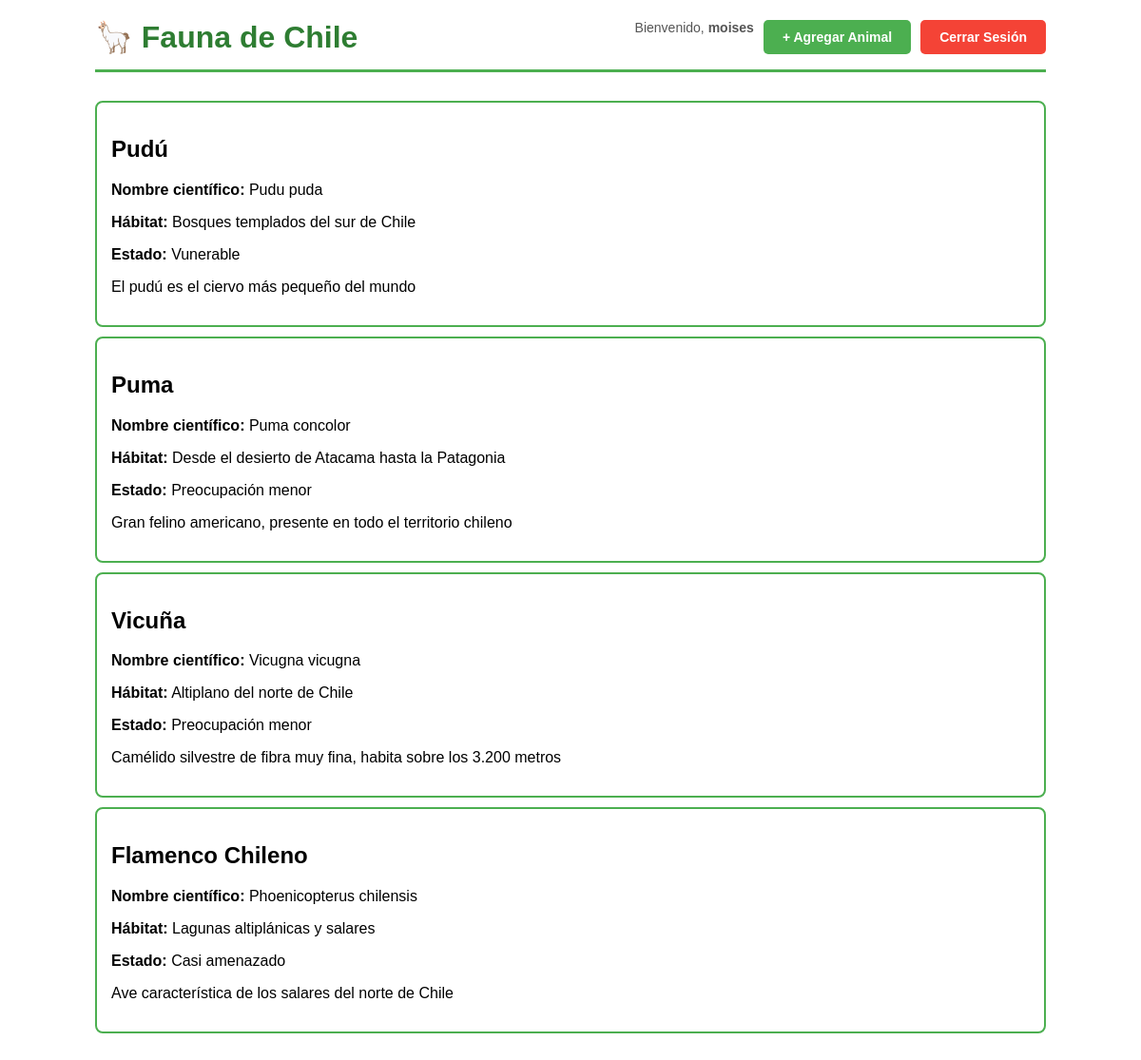
The app's page / (signed in) with its own data.
### animales/models.py (models this page shows, shortened)
class Animal(models.Model):
    nombre = models.CharField(max_length=100)
    nombre_cientifico = models.CharField(max_length=150)
    habitat = models.CharField(max_length=200)
    estado_conservacion = models.CharField(max_length=50)
    descripcion = models.TextField()
    imagen_url = models.URLField(blank=True)

### animales/views.py (the view)
# urls.py: path('', views.lista_animales, name='lista_animales'),
def lista_animales(request):
    animales = Animal.objects.all()
    return render(request, 'animales/lista_animales.html', {'animales': animales})

### animales/templates/animales/lista_animales.html (shortened to what this page needs)
<!DOCTYPE html>
<html lang="es">
<head>
</head>
<body>
    <div class="header">
        <h1>🦙 Fauna de Chile</h1>
        <div class="auth-buttons">
            {% if user.is_authenticated %}
                <span class="user-info">Bienvenido, <strong>{{ user.username }}</strong></span>
                <a href="{% url 'agregar_animal' %}" class="btn btn-add">+ Agregar Animal</a>
                <form method="post" action="{% url 'logout' %}" style="margin: 0;">
                    <button type="submit" class="btn btn-logout">Cerrar Sesión</button>
                </form>
            {% else %}
                <a href="{% url 'login' %}" class="btn btn-login">Iniciar Sesión</a>
            {% endif %}
        </div>
    </div>
    {% if animales %}
        {% for animal in animales %}
        <div class="animal">
            <h2>{{ animal.nombre }}</h2>
            <p><strong>Nombre científico:</strong> {{ animal.nombre_cientifico }}</p>
            <p><strong>Hábitat:</strong> {{ animal.habitat }}</p>
            <p><strong>Estado:</strong> {{ animal.estado_conservacion }}</p>
            <p>{{ animal.descripcion }}</p>
        </div>
        {% endfor %}
    {% endif %}
</body>
</html>

### animales/templates/animales/lista_animales.html (style rules this page uses)
body { font-family: Arial; max-width: 1000px; margin: 0 auto; padding: 20px; }
.header { display: flex; justify-content: space-between; align-items: center; margin-bottom: 30px; border-bottom: 3px solid #4CAF50; padding-bottom: 15px; }
.auth-buttons { display: flex; gap: 10px; }
.btn { padding: 10px 20px; text-decoration: none; border-radius: 5px; font-weight: bold; border: none; cursor: pointer; font-size: 14px; }
.btn-logout { background-color: #f44336; color: white; }
.btn-add { background-color: #4CAF50; color: white; }
.user-info { color: #555; font-size: 14px; }
.animal { border: 2px solid #4CAF50; padding: 15px; margin: 10px 0; border-radius: 8px; }
h1 { color: #2E7D32; margin: 0; }

### records on screen
Animal: nombre "Pudú", nombre_cientifico "Pudu puda", habitat "Bosques templados del sur de Chile", estado_conservacion "Vunerable", descripcion "El pudú es el ciervo más pequeño del mundo"
Animal: nombre "Puma", nombre_cientifico "Puma concolor", habitat "Desde el desierto de Atacama hasta la Patagonia", estado_conservacion "Preocupación menor", descripcion "Gran felino americano, presente en todo el territorio chileno"
Animal: nombre "Vicuña", nombre_cientifico "Vicugna vicugna", habitat "Altiplano del norte de Chile", estado_conservacion "Preocupación menor", descripcion "Camélido silvestre de fibra muy fina, habita sobre los 3.200 metros"
Animal: nombre "Flamenco Chileno", nombre_cientifico "Phoenicopterus chilensis", habitat "Lagunas altiplánicas y salares", estado_conservacion "Casi amenazado", descripcion "Ave característica de los salares del norte de Chile"

### other values on screen
{{ user.username }} "moises"
